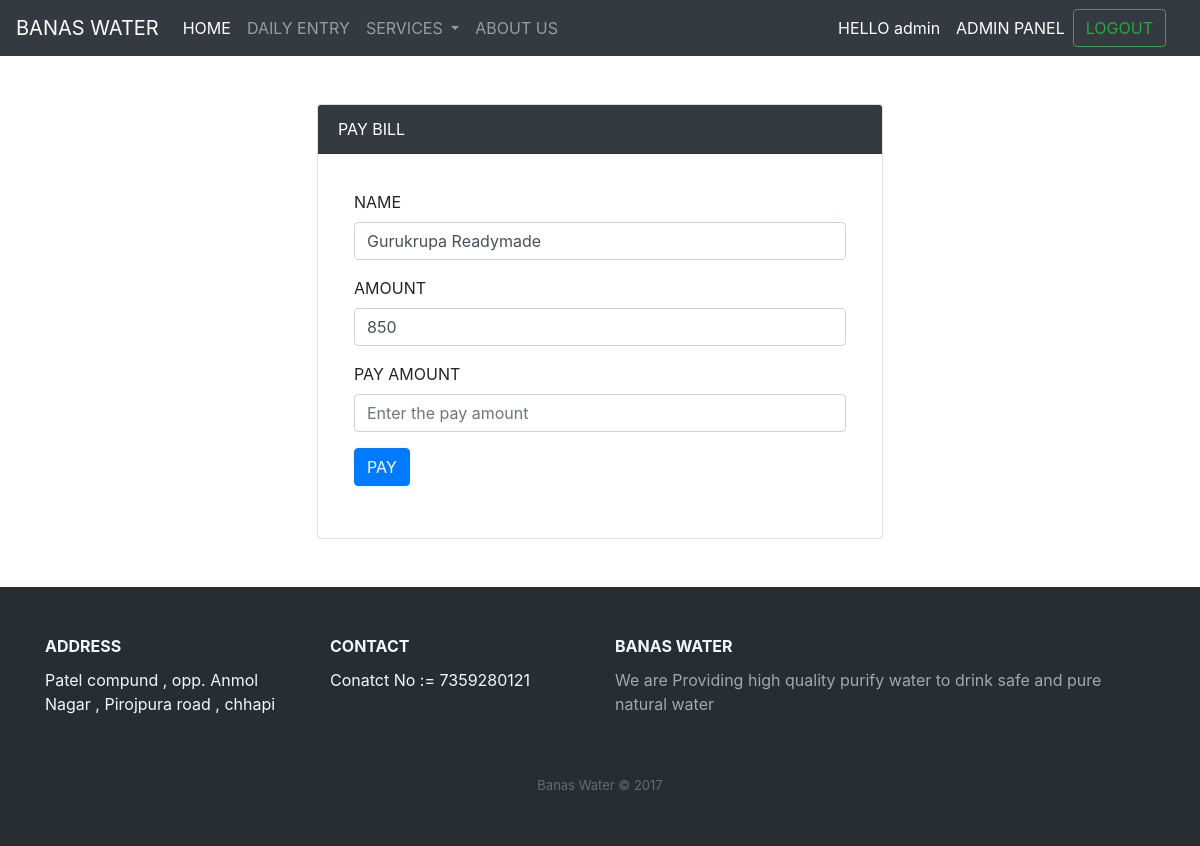
Page /banasadmin/paybill/64 (signed in) on the earlier database version.
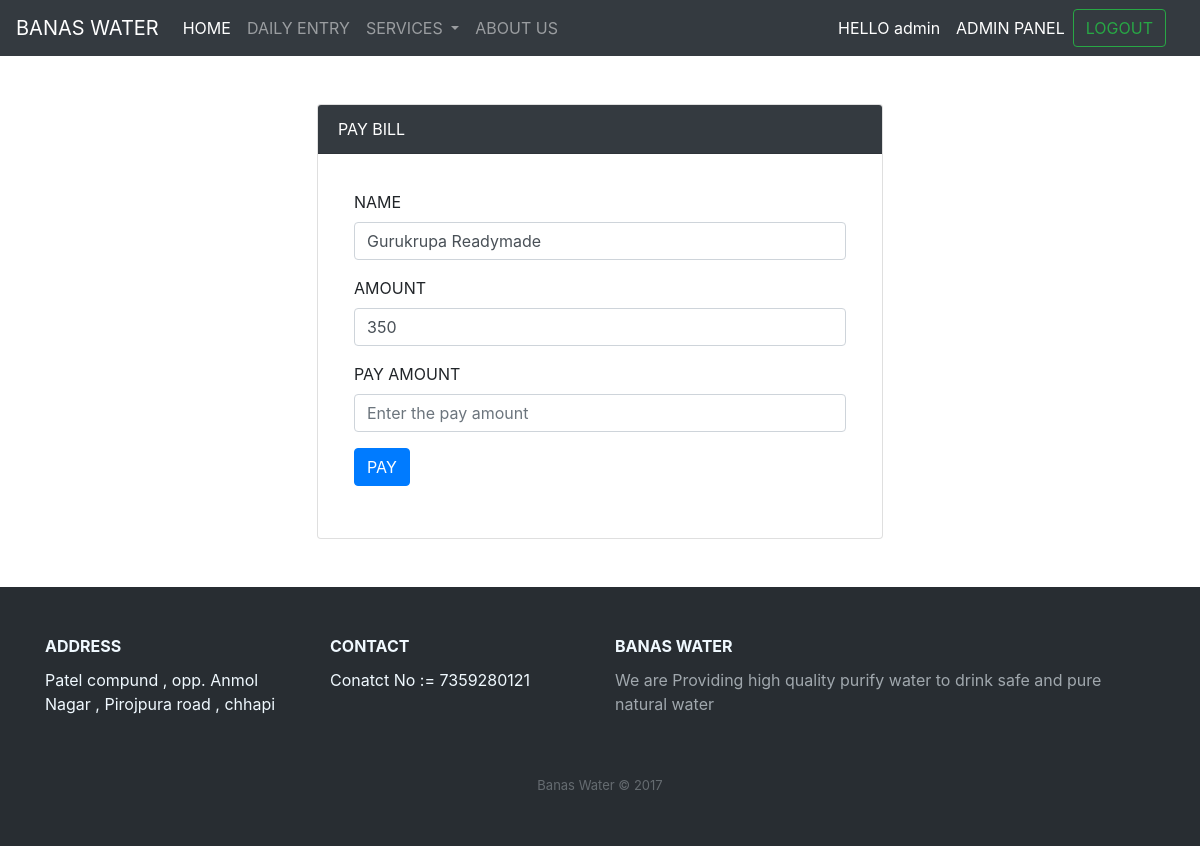
Same page on the later database version.
### banasadmin/models.py (models this page shows)
class Bill(models.Model):
    id = models.AutoField(primary_key=True)
    name = models.CharField(max_length=100)
    cooler = models.IntegerField()
    rate = models.IntegerField()
    amount = models.IntegerField()
    pending_amount = models.IntegerField()
    subtotal = models.IntegerField()
    task = models.CharField(max_length=100)

### pages/decoraters.py (the view)
        def wrapper_func(request,*args,**kwargs):
            group = None
            if request.user.groups.exists():
                group = request.user.groups.all()[0].name
            if group in allowed_roles:
                return view_fuc(request,*args, **kwargs)
            else:
                return render(request,'pages/404page.html')

### banasadmin/views.py (called while the page is built, shortened)
@login_required(login_url='login')
@allowed_users(allowed_roles=['admin'])
def paybill(request,pk):
    editdata = Bill.objects.get(pk=pk)
    context = {
        'editdata':editdata
    }
    return render(request, 'banasadmin/paybill.html',context)

### pages/decoraters.py (called while the page is built)
def allowed_users(allowed_roles=[]):
    def decorator(view_fuc):
        def wrapper_func(request,*args,**kwargs):
            group = None
            if request.user.groups.exists():
                group = request.user.groups.all()[0].name
            if group in allowed_roles:
                return view_fuc(request,*args, **kwargs)
            else:
                return render(request,'pages/404page.html')
        return wrapper_func
    return decorator

### banasadmin/templates/banasadmin/paybill.html (shortened to what this page needs)
{% extends 'pages/base.html' %}
{% block content %}
<div class="row mx-1 my-1">
    <div class="col-md-3"></div>
    <div class="col-md-6">
        <div class="card">
            <div class="card-header bg-dark text-white">
                PAY BILL
            </div>
            <div class="card-body m-3">
                <form method="POST">
                    <div class="form-group">
                        <label for="name">NAME</label>
                        <input type="text" class="form-control" id="name" value="{{editdata.name}}" name="name" placeholder="Enter the Name Here">
                    </div>
                    <div class="form-group">
                        <label for="amount">AMOUNT</label>
                        <input type="text" class="form-control" id="amount" value="{{editdata.subtotal}}" name="amount" placeholder="Enter the amount">
                    </div>
                    <div class="form-group">
                        <label for="pay">PAY AMOUNT</label>
                        <input type="text" class="form-control" id="pay" name="paidamount"  placeholder="Enter the pay amount">
                    </div>
                    <div class="form-group">
                        <button type="submit" class="btn btn-primary" name="pay">PAY</button>
                    </div>
                </form>
            </div>
        </div>
    </div>
    <div class="col-md-3">
    </div>
</div>
{% endblock content %}

Differences in the rows shown:
changed Bill "Gurukrupa Readymade": amount "850" → "350"
